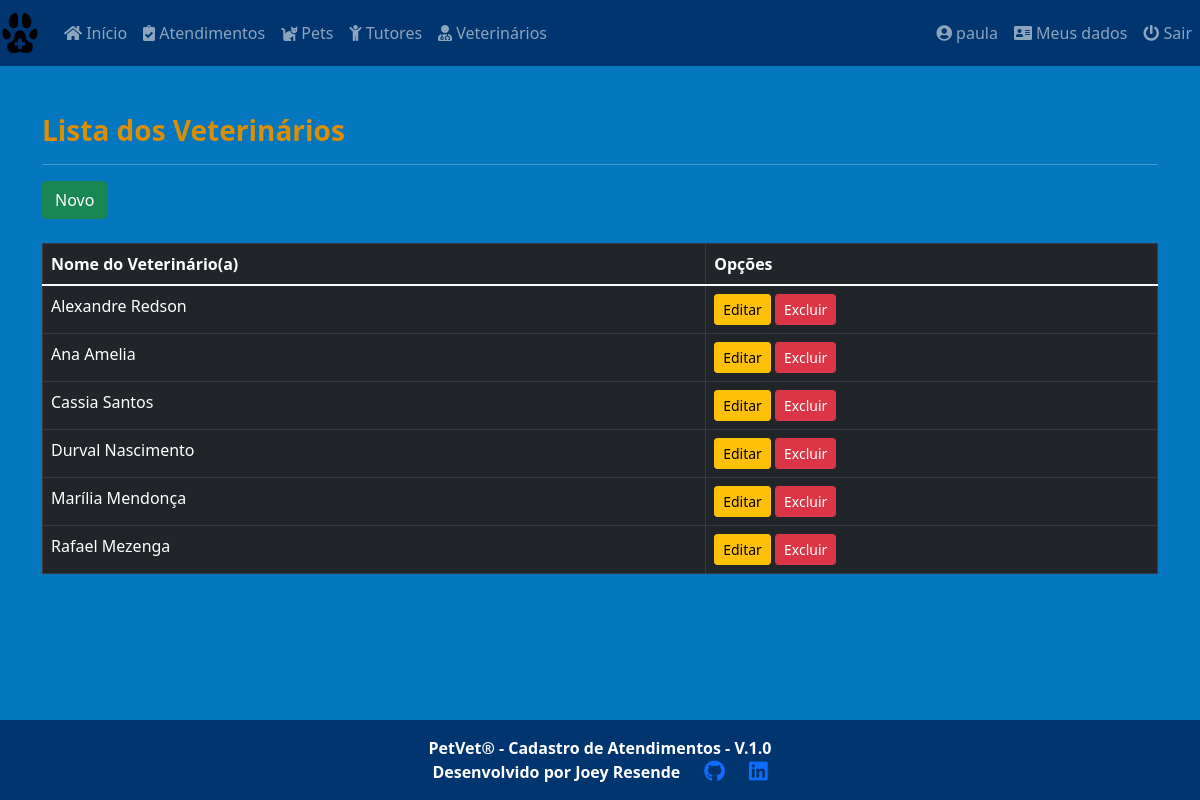
The app's page /core/vets/ (signed in), older data.
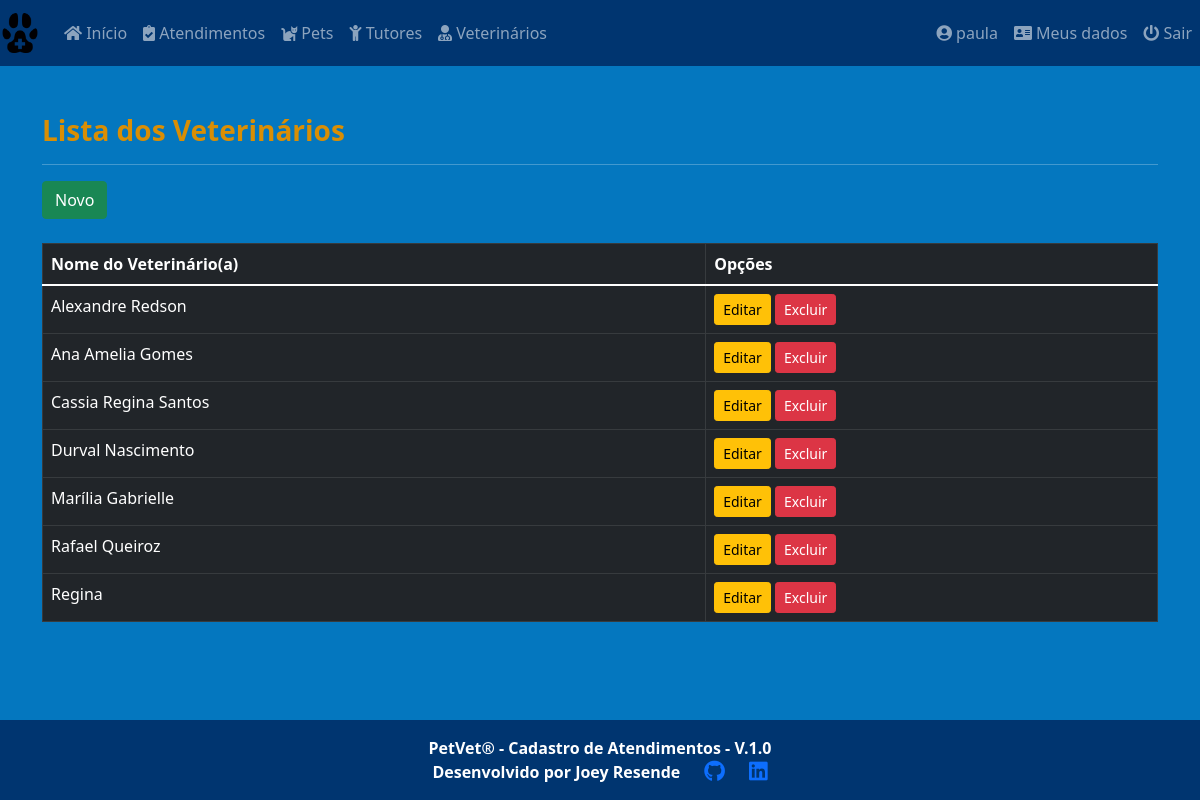
The same page, newer data.
### core/models.py (models this page shows, shortened)
class Vet(models.Model):
    vet_name = models.CharField(
        max_length=30, verbose_name='Nome')
    class Meta:
        ordering = ['vet_name']

### core/views.py (the view)
# urls.py: path('vets/', VetList.as_view(), name='vets'),
class VetList(LoginRequiredMixin, ListView):
    login_url = reverse_lazy('login')
    model = Vet
    template_name = 'core/vet_list.html'

### core/templates/core/vet_list.html (shortened to what this page needs)
{% extends 'core/base_model.html' %}
{% load static %}
{% block content %}
<h3><strong>Lista dos Veterinários</strong></h3>
<hr>
<a href="{% url 'vet_new' %}" class="btn btn-success btn">Novo</a><br><br>
<div class="table-responsive">
  <table class="table table-bordered table-hover table-dark" id="vet_table">
    <thead class="thead-dark">
      <tr>
        <th>Nome do Veterinário(a)</th>
        <th>Opções</th>
      </tr>
    </thead>
    <tbody>
      {% for each in object_list %}
      <tr>
        <td>{{ each.vet_name }}</td>
        <td>
          <a href="{% url 'vet_edit' each.pk %}" class="btn btn-warning btn-sm">Editar</a>
          <a href="{% url 'vet_delete' each.pk %}" class="btn btn-danger btn-sm">Excluir</a>
        </td>
      </tr>
      {% empty %}
      <tr>
        <td colspan="4">Nenhum Veterinário cadastrado.</td>
      </tr>
      {% endfor %}
    </tbody>
  </table>
</div>
{% endblock %}

Row changes from the older to the newer data that the page shows:
changed Vet: vet_name "Ana Amelia" → "Ana Amelia Gomes"
changed Vet: vet_name "Cassia Santos" → "Cassia Regina Santos"
changed Vet: vet_name "Marília Mendonça" → "Marília Gabrielle"
changed Vet: vet_name "Rafael Mezenga" → "Rafael Queiroz"
added Vet: vet_name "Regina"
